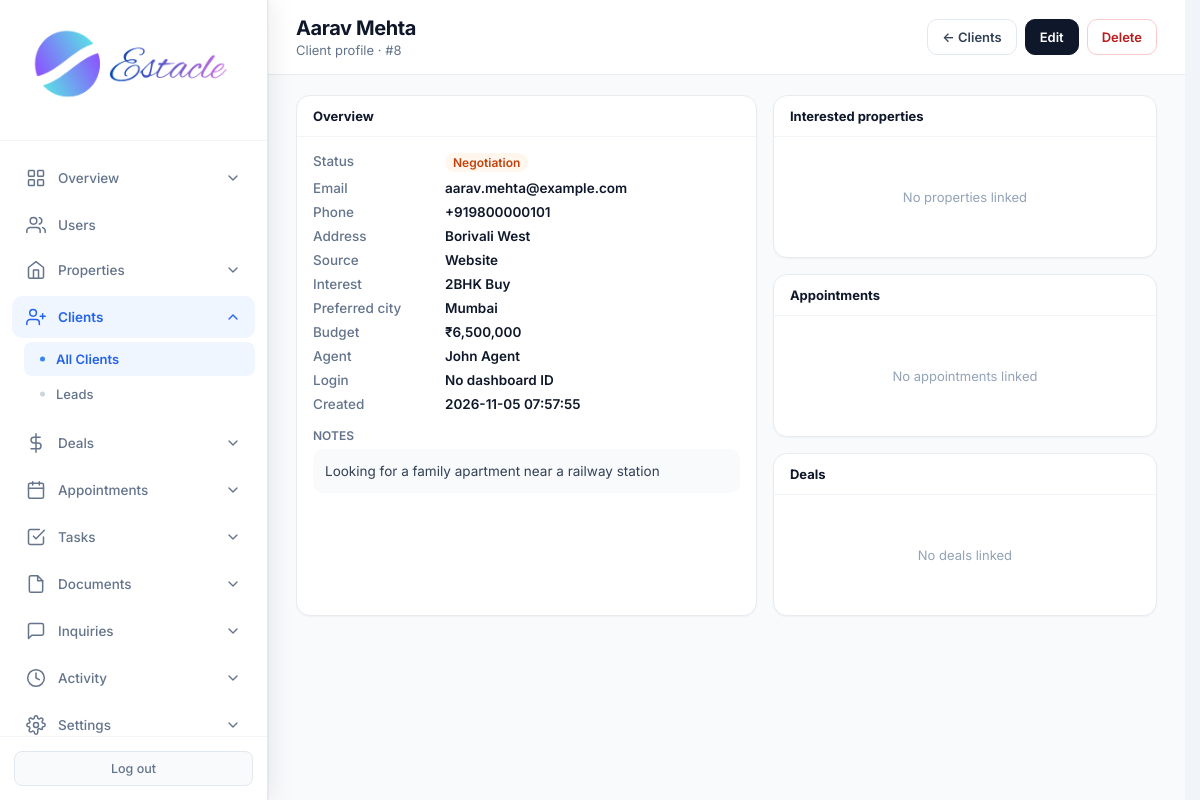
The page /admin/clients/8 (signed in) on the database its author committed.
### tables this page shows
CREATE TABLE clients (
            id INTEGER PRIMARY KEY AUTOINCREMENT,
            full_name TEXT NOT NULL,
            email TEXT,
            phone TEXT,
            status TEXT DEFAULT 'lead',
            notes TEXT,
            agent_id INTEGER,
            created_at TIMESTAMP DEFAULT CURRENT_TIMESTAMP, source TEXT, budget REAL, interest TEXT, preferred_city TEXT, address TEXT, updated_at TIMESTAMP, user_id INTEGER,
            FOREIGN KEY (agent_id) REFERENCES users (id)
        );

CREATE TABLE settings (
            key TEXT PRIMARY KEY,
            value TEXT
        );

CREATE TABLE users (
            id INTEGER PRIMARY KEY AUTOINCREMENT,
            email TEXT UNIQUE NOT NULL,
            password TEXT NOT NULL,
            full_name TEXT NOT NULL,
            role TEXT NOT NULL CHECK(role IN ('admin', 'agent', 'customer')),
            phone TEXT,
            created_at TIMESTAMP DEFAULT CURRENT_TIMESTAMP,
            is_active INTEGER DEFAULT 1
        , avatar TEXT, last_seen TIMESTAMP, job_title TEXT, department TEXT, employee_id TEXT, license_no TEXT, commission_rate REAL, alt_phone TEXT, address TEXT, city TEXT, state TEXT, country TEXT, postal_code TEXT, notes TEXT, hire_date TEXT, timezone TEXT);

### routes/admin/clients.py (the view)
@admin.route('/admin/clients/<int:client_id>')
@login_required
@role_required('admin')
def admin_client_detail(client_id):
    db = get_db()
    migrate_db()
    client = db.execute(
        "SELECT c.*, u.full_name as agent_name, "
        "cu.email as login_email, cu.is_active as user_active, cu.id as linked_user_id "
        "FROM clients c "
        "LEFT JOIN users u ON c.agent_id = u.id "
        "LEFT JOIN users cu ON c.user_id = cu.id "
        "WHERE c.id = ?",
        (client_id,),
    ).fetchone()
    if not client:
        flash('Client not found.', 'danger')
        return redirect(url_for('admin.admin_clients'))
    appointments = db.execute(
        """SELECT a.*, p.title as property_title
           FROM appointments a
           LEFT JOIN properties p ON a.property_id = p.id
           WHERE a.client_id = ?
           ORDER BY a.appointment_date DESC LIMIT 20""",
        (client_id,),
    ).fetchall()
    deals = db.execute(
        "SELECT * FROM deals WHERE client_id = ? ORDER BY created_at DESC LIMIT 20",
        (client_id,),
    ).fetchall()
    interested = db.execute(
        """SELECT p.id, p.title, p.city, p.price, p.status, p.listing_type
           FROM client_properties cp
           JOIN properties p ON p.id = cp.property_id
           WHERE cp.client_id = ?
           ORDER BY p.title""",
        (client_id,),
    ).fetchall()
    currency = get_setting('currency', 'INR')
    return render_template(
        'admin_client_detail.html',
        client=client,
        appointments=appointments,
        deals=deals,
        interested=interested,
        currency=currency,
        format_money=format_money,
    )

### core/db.py (called while the page is built)
def get_db():
    if 'db' not in g:
        g.db = sqlite3.connect(current_app.config['DATABASE'])
        g.db.row_factory = sqlite3.Row
    return g.db

### core/helpers.py (called while the page is built)
def login_required(f):
    @wraps(f)
    def decorated_function(*args, **kwargs):
        if 'user_id' not in session:
            flash('Please log in to access this page.', 'warning')
            return redirect(url_for('auth.login'))
        return f(*args, **kwargs)
    return decorated_function

def role_required(*roles):
    def decorator(f):
        @wraps(f)
        def decorated_function(*args, **kwargs):
            if 'user_id' not in session:
                flash('Please log in to access this page.', 'warning')
                return redirect(url_for('auth.login'))
            if session.get('role') not in roles:
                flash('You do not have permission to access this page.', 'danger')
                return redirect(url_for('auth.role_redirect'))
            return f(*args, **kwargs)
        return decorated_function
    return decorator

def get_setting(key, default=''):
    db = get_db()
    row = db.execute('SELECT value FROM settings WHERE key = ?', (key,)).fetchone()
    return row['value'] if row else default

def format_money(amount, currency=None):
    if amount is None:
        return '—'
    currency = currency or get_setting('currency', 'INR')
    symbols = {'USD': '$', 'INR': '₹', 'AED': 'AED '}
    sym = symbols.get(currency, currency + ' ')
    try:
        return f"{sym}{float(amount):,.0f}"
    except (TypeError, ValueError):
        return str(amount)

### templates/admin_client_detail.html (shortened to what this page needs)
<!DOCTYPE html>
<html lang="en">
<head>
<link rel="stylesheet" href="{{ url_for('static', filename='css/admin.css') }}">
</head>
<body>
<div class="app-layout">
{% set active = 'clients' %}
{% include 'partials/admin_sidebar.html' %}
<main class="main-content">
<header class="top-bar dash-top">
  <div>
    <h1 class="page-title">{{ client.full_name }}</h1>
    <p class="page-subtitle">Client profile · #{{ client.id }}</p>
  </div>
  <div class="top-actions">
    <a href="{{ url_for('admin.admin_clients') }}" class="btn-pill">← Clients</a>
    <a href="{{ url_for('admin.admin_edit_client', client_id=client.id) }}" class="btn-pill primary">Edit</a>
    <form method="POST" action="{{ url_for('admin.admin_delete_client', client_id=client.id) }}" style="margin:0" onsubmit="return confirm('Delete this client?');">
      <button type="submit" class="btn-pill danger">Delete</button>
    </form>
  </div>
</header>
<div class="wrap">
  <div class="grid">
    <div class="card">
      <div class="card-hd">Overview</div>
      <div class="card-bd">
        <dl class="dl">
          <dt>Status</dt><dd><span class="badge {{ client.status }}">{{ client.status }}</span></dd>
          <dt>Email</dt><dd>{{ client.email or '—' }}</dd>
          <dt>Phone</dt><dd>{{ client.phone or '—' }}</dd>
          <dt>Address</dt><dd>{{ client.address or '—' }}</dd>
          <dt>Source</dt><dd>{{ client.source or '—' }}</dd>
          <dt>Interest</dt><dd>{{ client.interest or '—' }}</dd>
          <dt>Preferred city</dt><dd>{{ client.preferred_city or '—' }}</dd>
          <dt>Budget</dt><dd>{% if client.budget %}{{ format_money(client.budget, currency) }}{% else %}—{% endif %}</dd>
          <dt>Agent</dt><dd>{{ client.agent_name or 'Unassigned' }}</dd>
          <dt>Login</dt><dd>{% if client.user_id %}<span class="badge closed">ID active</span> {{ client.login_email or '' }}{% else %}No dashboard ID{% endif %}</dd>
          <dt>Created</dt><dd>{% if client.created_at %}{{ client.created_at|string|truncate(16, True, '') }}{% else %}—{% endif %}</dd>
        </dl>
        {% if client.notes %}
        <p style="margin:16px 0 6px;font-size:12px;font-weight:600;color:#64748b">NOTES</p>
        <div class="notes">{{ client.notes }}</div>
        {% endif %}
      </div>
    </div>
    <div>
      <div class="card" style="margin-bottom:16px">
        <div class="card-hd">Interested properties</div>
        <div class="card-bd">
          {% if interested %}
          <table class="mini-table">
            <thead><tr><th>Title</th><th>City</th><th>Price</th><th>Status</th></tr></thead>
            <tbody>
            {% for p in interested %}
            <tr>
              <td><a href="{{ url_for('admin.admin_property_detail', prop_id=p.id) }}">{{ p.title }}</a></td>
              <td>{{ p.city or '—' }}</td>
              <td>{% if p.price %}{{ format_money(p.price, currency) }}{% else %}—{% endif %}</td>
              <td>{{ p.status or '—' }}</td>
            </tr>
            {% endfor %}
            </tbody>
          </table>
          {% else %}
          <p class="empty">No properties linked</p>
          {% endif %}
        </div>
      </div>
      <div class="card" style="margin-bottom:16px">
        <div class="card-hd">Appointments</div>
        <div class="card-bd">
          {% if appointments %}
          <table class="mini-table">
            <thead><tr><th>Date</th><th>Property</th><th>Status</th></tr></thead>
            <tbody>
            {% for a in appointments %}
            <tr>
              <td>{{ a.appointment_date[:16] if a.appointment_date else '—' }}</td>
              <td>{{ a.property_title or '—' }}</td>
              <td>{{ a.status or '—' }}</td>
            </tr>
            {% endfor %}
            </tbody>
          </table>
          {% else %}
          <p class="empty">No appointments linked</p>
          {% endif %}
        </div>
      </div>
      <div class="card">
        <div class="card-hd">Deals</div>
        <div class="card-bd">
          {% if deals %}
          <table class="mini-table">
            <thead><tr><th>Title</th><th>Stage</th><th>Value</th></tr></thead>
            <tbody>
            {% for d in deals %}
            <tr>
              <td>{{ d.title }}</td>
              <td>{{ d.stage }}</td>
              <td>{{ format_money(d.value, currency) if d.value else '—' }}</td>
            </tr>
            {% endfor %}
            </tbody>
          </table>
          {% else %}
          <p class="empty">No deals linked</p>
          {% endif %}
        </div>
      </div>
    </div>
  </div>
</div>
</main>
</div>
</body>
</html>

### static/css/admin.css (style rules this page uses)
* { margin: 0; padding: 0; box-sizing: border-box; }
body { font-family: 'Inter', -apple-system, BlinkMacSystemFont, 'Segoe UI', Roboto, sans-serif; background: #f1f5f9; color: #0f172a; min-height: 100vh; }
.app-layout { display: flex; min-height: 100vh; }
.main-content { flex: 1; margin-left: 268px; min-height: 100vh; }
.top-bar { background: white; padding: 18px 32px; border-bottom: 1px solid #e2e8f0; display: flex; justify-content: space-between; align-items: center; }
.page-title { font-family: 'Inter', sans-serif; font-size: 22px; font-weight: 700; letter-spacing: -0.4px; color: #0f172a; }
.page-subtitle { font-size: 13px; color: #64748b; margin-top: 2px; font-weight: 400; }
.empty { text-align: center; color: #94a3b8; padding: 36px !important; }
.badge { display: inline-block; padding: 3px 10px; border-radius: 20px; font-size: 11.5px; font-weight: 600; text-transform: capitalize; }
html { scrollbar-gutter: stable; }
.app-layout > :not(.sidebar):not(script):not(style) { animation: estacle-page-in 200ms cubic-bezier(0.22, 0.61, 0.36, 1) backwards; }

### templates/admin_client_detail.html (style rules this page uses)
.main-content { background: #f8fafc; min-height: 100vh; padding-bottom: 40px; }
.top-bar.dash-top { display: flex; align-items: center; justify-content: space-between; padding: 16px 28px !important; background: #fff; border-bottom: 1px solid #e8ecf1; box-shadow: none; gap: 12px; flex-wrap: wrap; }
.dash-top .page-title { font-size: 20px; font-weight: 700; color: #0f172a; margin: 0 0 2px; }
.dash-top .page-subtitle { font-size: 13px; color: #64748b; margin: 0; }
.top-actions { display: flex; gap: 8px; flex-wrap: wrap; }
.btn-pill { display: inline-flex; align-items: center; height: 36px; padding: 0 14px; border-radius: 10px; font-size: 13px; font-weight: 600; text-decoration: none; border: 1px solid #e2e8f0; background: #fff; color: #334155; font-family: inherit; cursor: pointer; }
.btn-pill.primary { background: #0f172a; color: #fff; border-color: #0f172a; }
.btn-pill.danger { color: #b91c1c; border-color: #fecaca; }
.wrap { padding: 20px 28px; max-width: 1100px; }
.grid { display: grid; grid-template-columns: 1.2fr 1fr; gap: 16px; }
.card { background: #fff; border: 1px solid #e8ecf1; border-radius: 14px; box-shadow: 0 1px 2px rgba(15,23,42,0.04); overflow: hidden; }
.card-hd { padding: 12px 16px; border-bottom: 1px solid #f1f5f9; font-size: 13px; font-weight: 700; color: #0f172a; }
.card-bd { padding: 16px; }
.dl { display: grid; grid-template-columns: 120px 1fr; gap: 8px 12px; font-size: 13.5px; }
.dl dt { color: #64748b; font-weight: 500; }
.dl dd { margin: 0; color: #0f172a; font-weight: 600; }
.badge { display: inline-block; font-size: 12px; font-weight: 600; text-transform: capitalize; padding: 2px 8px; border-radius: 999px; background: #f1f5f9; color: #475569; }
.badge.negotiation { background: #fff7ed; color: #c2410c; }
.empty { color: #94a3b8; font-size: 13px; padding: 12px 0; }
.notes { white-space: pre-wrap; font-size: 13.5px; color: #334155; line-height: 1.5; background: #f8fafc; border-radius: 10px; padding: 12px; }

### rows shown on the page
clients: full_name "Aarav Mehta", id "8", status "Negotiation", email "aarav.mehta@example.com", phone "+919800000101", address "Borivali West", source "Website", interest "2BHK Buy", preferred_city "Mumbai", budget.value "₹6,500,000", created_at "2026-11-05 07:57:55", notes "Looking for a family apartment near a railway station"
users: full_name "John Agent"
